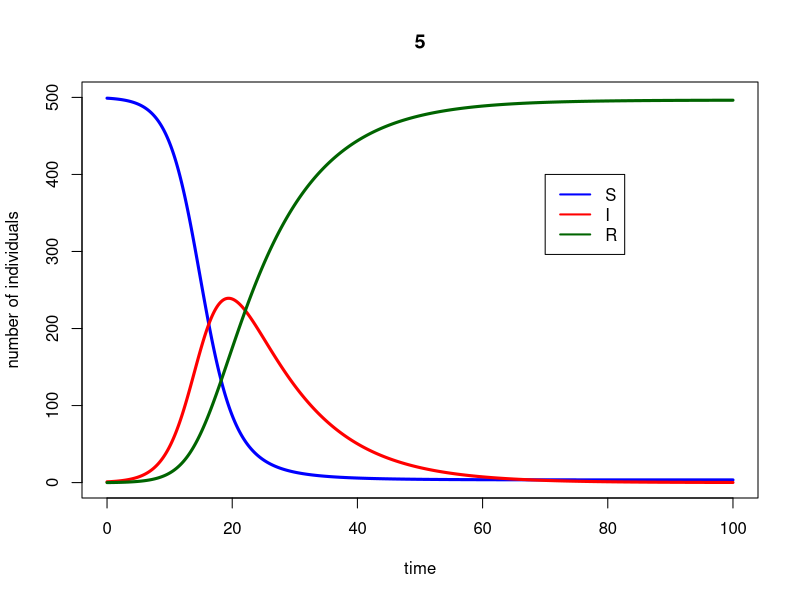

Source code (R):
##########################################################
# Starting script to the module 'SIR models of epidemics'
##########################################################

# implements the basic SIR model, and plots simulation results

## Here you only need to know basic things:
##  #	To make comments
##  <-	Assigning a value to a symbol
##  c	To create a vector c(v1, v2, ..., vn)
##  e	is *10^
##  seq(a,b,c)	To create a sequence from a to b with intervals c


###################################
# FUNCTION DEFINITIONS
###################################

###
# SIR <- function(t, x, parms)
# Use: calculates the derivatives for the SIR model
# Input: 
#      t: time (not used here, because there is no explicit time dependence)
#      x: vector of the current values of all variables (S, I, R)
#      parms: vector of all parameter values
# Output:
#      der: vector of derivatives

# To use the lsoda function, the model function has to be a function of t (time),
# x (the vector of the variables) and parms (the parameters of the model).

SIR <- function(t, x, parms){

# Beta and r are not global variables. This means that if you type beta in R, the output will be 'beta',
# and not its value. You have to specify that you want to use the value of beta from 'parms' to solve the ODEs.
# Similarly, the variables of the model are taken from the vector x. This is done by the 'with' function.

  with(as.list(c(parms,x)),{
    dS <- - beta*S*I
    dI <- + beta*S*I - r*I
    dR <- r*I         # Note: because S+I+R=constant, this equation could actually be omitted,
                  # and R at any time point could simply be calculated as N-S-I.
    der <- c(dS, dI,dR)
    list(der)  # the output must be returned    
  }) # end of 'with'

}  # end of function definition


###########################
# MAIN PROGRAM
###########################

### LOAD LIBRARIES
#load R library for ordinary differential equation solvers
library(deSolve)

### INITIALIZE PARAMETER SETTINGS

parms <- c(beta=1e-3, r=1e-1)		# set the parameters of the model
inits <- c(S=499, I=1, R=0)		# set the initial values
dt    <- seq(0,100,0.1)			# set the time points for evaluation

# Calculate and print R_0 on the screen
N <- sum(inits)
R_0 <- with(as.list(parms),{beta*N/r})
print(paste("R_0 =",R_0),quote=FALSE)


### SIMULATE THE MODEL

## Use lsoda to solve the differential equations numerically. The syntax should be
## lsoda(initial values, time points, function, parameters)

simulation <- as.data.frame(lsoda(inits, dt, SIR, parms=parms)) # this way our set 'parms' will be used as default

### PLOT THE OUTPUT

# If you remove the # before pdf(...) and dev.off(), the output will be written in a pdf file,
# in the working directory. If you don't, a window containing your graph will just pop up.

#pdf("startingscript.pdf")
#par(cex=1.7)
# Plot S according to time, in blue, and add the graph I and R according to time,
# in red and dark green respectively. Call help(plot) for further details.

attach(simulation) # this command allows you to refer to the columns of the data frame directly.

plot(dt, S, type="l", col="blue", ylim=c(0,sum(inits)), main = R_0, xlab="time", ylab="number of individuals",lwd=3)
lines(dt, I, type="l", col="red",lwd=3)
lines(dt, R, type="l", col="darkgreen",lwd=3)

# Add a legend to the graph
legend(70,400, legend=c("S","I","R"), col=c("blue", "red", "darkgreen"), lty=1,lwd=2)
#dev.off()

detach(simulation) # clean up the search path
